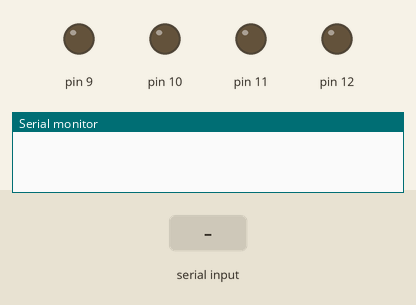
Recording of a sketch running on a simulated Arduino Uno, built with avr-gcc and run on an emulated ATmega328P. Shown: output pins drawn as LEDs (lit = HIGH), the last lines printed to the serial monitor. The test bench sets the inputs (shaded band).

Above: at 1.2 s.
1.3 s: "R" received over Serial
At 2.0 s:
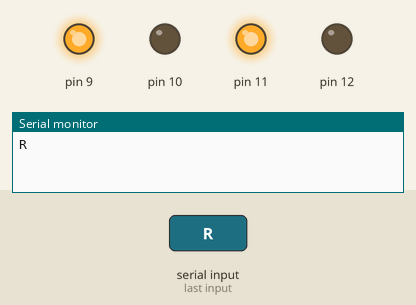
2.8 s: "L" received over Serial
At 3.2 s:
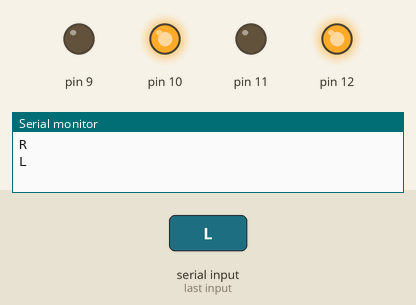
4.3 s: "F" received over Serial
At 5.5 s:
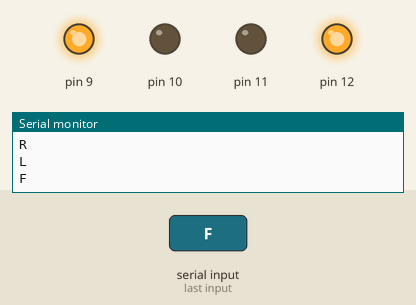
5.8 s: "B" received over Serial
At 6.7 s:
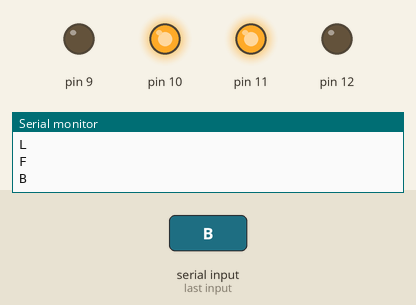
Timing chart, 0 to 8.3 s (numbered marks = the images above; inputs shaded):
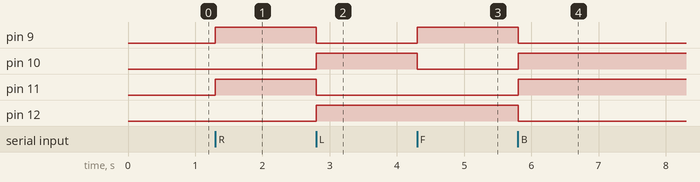

The sketch:

roomba.ino
```cpp
// degining variable
char m=0;
////
void setup()
{
pinMode(9, OUTPUT);
pinMode(10, OUTPUT);
pinMode(11, OUTPUT);
pinMode(12, OUTPUT);

Serial.begin(9600);
}
void loop()
{
 if (Serial.available()>0)
 {
  m=Serial.read();//reading data from the bluetooth module
  Serial.println(m);
  }
 if (m=='R')//for right steering
{
  digitalWrite(9, HIGH);
  digitalWrite(10, LOW);
  digitalWrite(11, HIGH);
  digitalWrite(12, LOW);
  }

  else if (m=='L')//for left steering
{

  digitalWrite(9, LOW);
  digitalWrite(10, HIGH);
  digitalWrite(11, LOW);
  digitalWrite(12, HIGH);
  }

else if (m=='F')//for forward motion
{
  digitalWrite(9, HIGH);
  digitalWrite(10, LOW);
  digitalWrite(11, LOW);
  digitalWrite(12, HIGH);

  }

 else if (m=='B')//for backward motion
{
  digitalWrite(9, LOW);
  digitalWrite(10, HIGH);
  digitalWrite(11, HIGH);
  digitalWrite(12, LOW);

  }

else if (m=='S')//to stop the vehicle
{
  digitalWrite(9, LOW);
  digitalWrite(10, LOW);
  digitalWrite(11, LOW);
  digitalWrite(12, LOW);
  }
}
```

Measured:
- after the input at 1.3 s, pin 9, pin 11: LOW → HIGH at once
- after the input at 2.8 s, pin 9, pin 11: HIGH → LOW at once; pin 10, pin 12: LOW → HIGH at once
- after the input at 4.3 s, pin 9: LOW → HIGH at once; pin 10: HIGH → LOW at once
- after the input at 5.8 s, pin 9, pin 12: HIGH → LOW at once; pin 10, pin 11: LOW → HIGH at once
